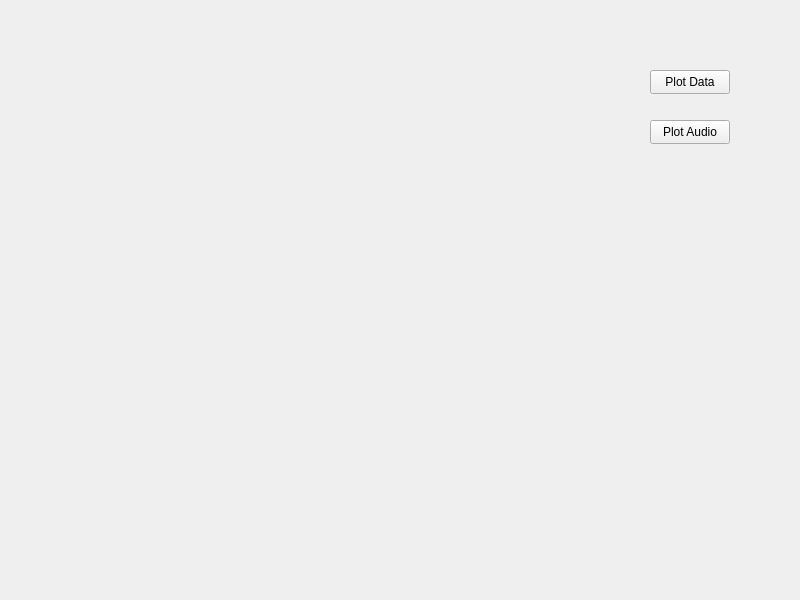
<?xml version="1.0" encoding="UTF-8"?>
<ui version="4.0">
 <class>MainWindow</class>
 <widget class="QMainWindow" name="MainWindow">
  <property name="geometry">
   <rect>
    <x>0</x>
    <y>0</y>
    <width>800</width>
    <height>600</height>
   </rect>
  </property>
  <property name="windowTitle">
   <string>MainWindow</string>
  </property>
  <widget class="QWidget" name="centralwidget">
   <widget class="RenderScreen" name="renderScreen" native="true">
    <property name="geometry">
     <rect>
      <x>120</x>
      <y>70</y>
      <width>481</width>
      <height>391</height>
     </rect>
    </property>
   </widget>
   <widget class="QPushButton" name="btnPlot">
    <property name="geometry">
     <rect>
      <x>650</x>
      <y>70</y>
      <width>80</width>
      <height>24</height>
     </rect>
    </property>
    <property name="text">
     <string>Plot Data</string>
    </property>
   </widget>
   <widget class="QPushButton" name="btnAudio">
    <property name="geometry">
     <rect>
      <x>650</x>
      <y>120</y>
      <width>80</width>
      <height>24</height>
     </rect>
    </property>
    <property name="text">
     <string>Plot Audio</string>
    </property>
   </widget>
  </widget>
 </widget>
 <customwidgets>
  <customwidget>
   <class>RenderScreen</class>
   <extends>QWidget</extends>
   <header location="global">renderscreen.h</header>
   <container>1</container>
  </customwidget>
 </customwidgets>
 <resources/>
 <connections/>
</ui>
